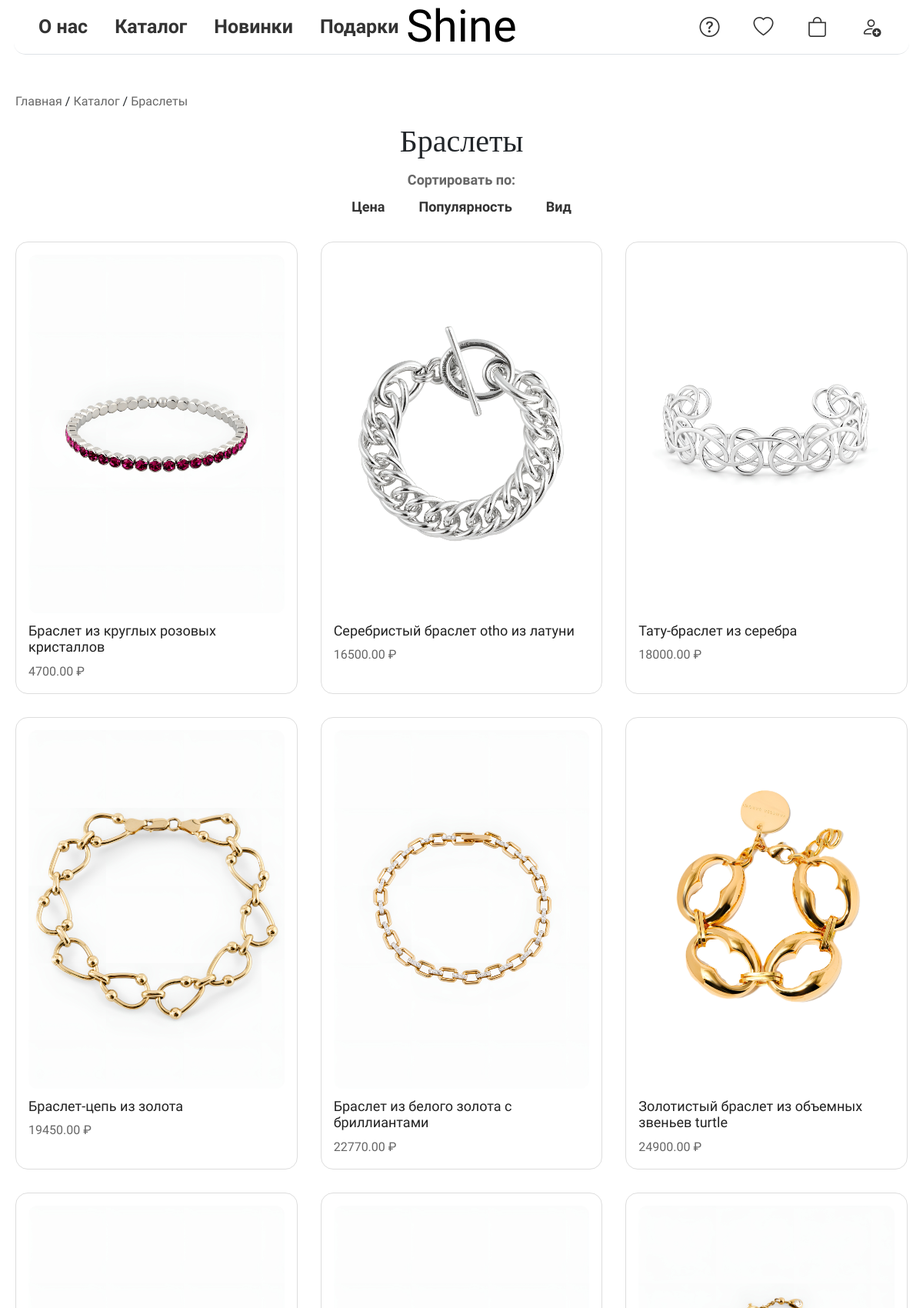
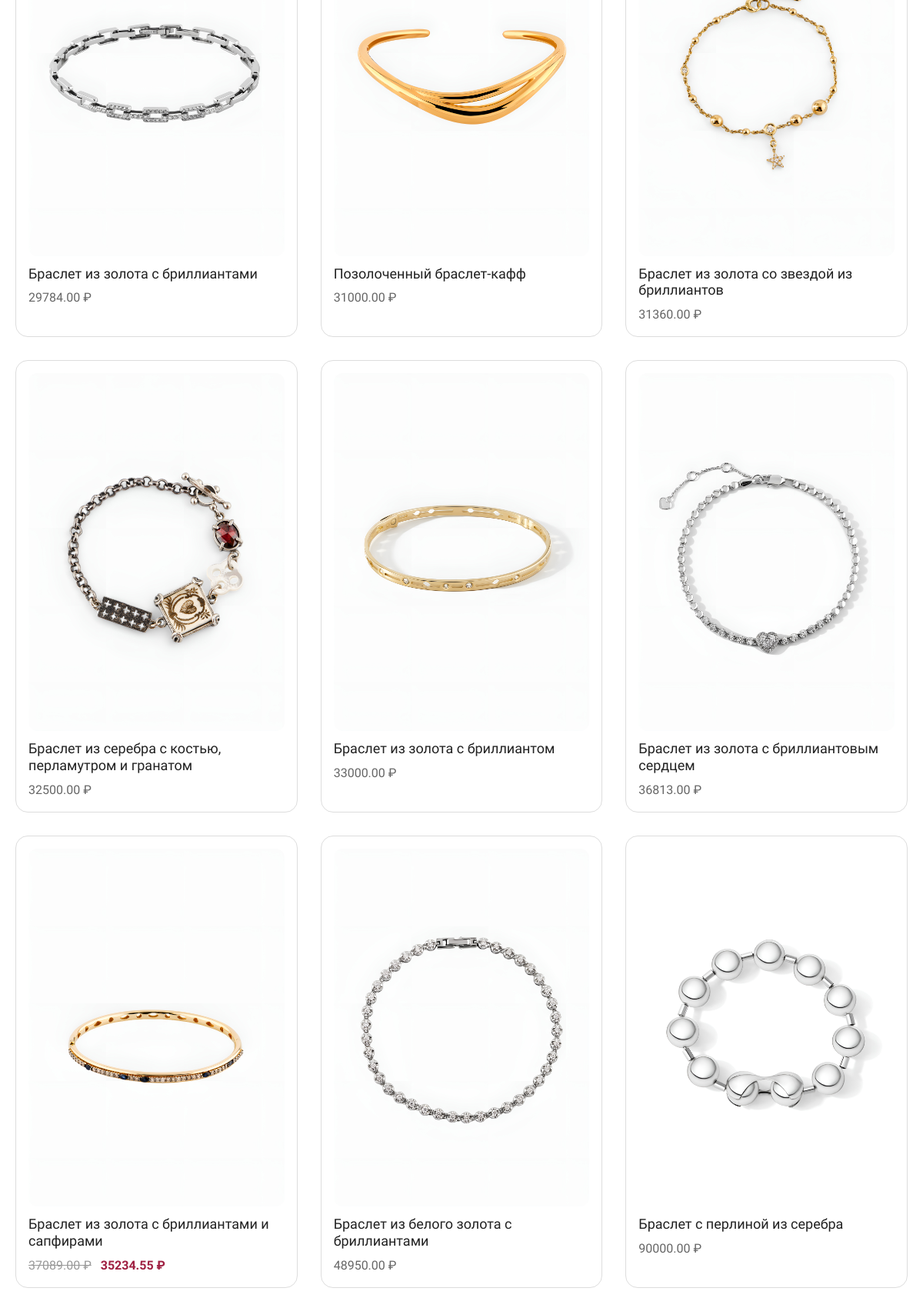
The app's page /category/2/?sort=price_asc (upper part) with its own data (2 pictures, top to bottom).
### webapp/models.py (models this page shows, shortened)
class TypeProduct(models.Model):
    image = models.ImageField(upload_to='media/type')
    name = models.CharField(max_length=200, verbose_name="Наименование категории")
    order = models.PositiveIntegerField(default=0, verbose_name="Порядок сортировки")
    class Meta:
        ordering = ['order', 'name']
        verbose_name = 'Категория'
        verbose_name_plural = 'Категории'

class ViewProduct(models.Model):
    TYPE_CHOICES = [
        ('all', 'Показать все'),
        ('gold', 'Золото'),
        ('silver', 'Серебро'),
    ]
    type_material = models.CharField(max_length=10,choices=TYPE_CHOICES, verbose_name="Вид материала",default='all')
    category = models.ForeignKey(TypeProduct, related_name='view_products', on_delete=models.CASCADE, verbose_name='Категория', null=True, blank=True)
    product = models.ImageField(upload_to='product', verbose_name="Изображение товара")
    name_product = models.CharField(max_length=200, verbose_name="Название")
    price = models.DecimalField(max_digits=10, decimal_places=2, verbose_name="Цена")
    quantity = models.PositiveIntegerField(default=0, verbose_name="Количество")
    is_active = models.BooleanField(default=True, verbose_name="Активен", db_index=True)
    views = models.PositiveIntegerField(default=0, verbose_name="Просмотры")
    created_at = models.DateTimeField(auto_now_add=True)
    updated_at = models.DateTimeField(auto_now=True)
    old_price = models.DecimalField(max_digits=10, decimal_places=2, blank=True, null=True, verbose_name='Старая цена')
    discount = models.DecimalField(max_digits=5, decimal_places=2, blank=True, null=True, verbose_name='Скидка (%)')
    final_price = models.DecimalField(max_digits=10, decimal_places=2, blank=True, null=True,verbose_name='Цена со скидкой')
    objects = ProductQuerySet.as_manager()
    class Meta:
        ordering = ['-created_at']
        verbose_name = 'Все товары'
        verbose_name_plural = 'Все товары'
        indexes = [models.Index(fields=['is_active']),]
    @property
    def price_with_currency(self):
        if self.discount:
            return f"<span class='old-price'>{self.price} ₽</span> <span class='discounted-price'>{self.final_price} ₽</span>"
        return f"{self.price} ₽"

### webapp/views.py (the view)
# urls.py: path('category/<int:category_id>/', views.product_list_by_category, name='product_list_by_category'),
def product_list_by_category(request, category_id):
    category = get_object_or_404(TypeProduct, id=category_id)
    products = ViewProduct.objects.filter(category=category).annotate(
        is_available=Case(
            When(is_active=True, quantity__gt=0, then=Value(1)),
            default=Value(0),
            output_field=IntegerField()
        )
    )
    sort = request.GET.get('sort')
    if sort == 'price_asc':
        products = products.order_by('-is_available', 'price')
    elif sort == 'price_desc':
        products = products.order_by('-is_available', '-price')
    elif sort == 'popularity_asc':
        products = products.order_by('-is_available', 'views')
    elif sort == 'popularity_desc':
        products = products.order_by('-is_available', '-views')
    else:
        products = products.order_by('-is_available', '-created_at')
    material = request.GET.get('material')
    if material in ['gold', 'silver']:
        products = products.filter(type_material=material)
    return render(request, 'category.html', {
        'category': category,
        'products': products,
        'current_sort': sort,
        'current_material': material,
    })

### templates/category.html (shortened to what this page needs)
{% extends "base.html" %}
{% load static %}
{% block content %}
<div class="shine-category-section">
<div class="shine-breadcrumb">
    <a href="{% url 'main' %}" class="shine-breadcrumb-link">Главная</a> /
    <a href="{% url 'helper' %}" class="shine-breadcrumb-link">Каталог</a> /
    <span class="shine-breadcrumb-link">{{ category.name }}</span>
  </div>
    <div class="shine-category-header">
        <h1 class="shine-category-title">{{ category.name }}</h1>
    </div>
    <div class="shine-sort-controls">
            <span>Сортировать по:</span>
    </div>
    <div class="sort-menu">
        <div class="sort-dropdown">
            <button class="sort-button">Цена</button>
        </div>
        <div class="sort-dropdown">
            <button class="sort-button">Популярность</button>
        </div>
        <div class="sort-dropdown">
            <button class="sort-button">Вид</button>
        </div>
    </div>
<div class="shine-category-wrapper">
    {% if products %}
        <div class="shine-product-list">
            {% for product in products %}
               <div class="shine-product-item {% if not product.is_active or product.quantity == 0 %}not-available{% endif %}">
    {% if product.is_active and product.quantity > 0 %}
        <a href="{% url 'product_view' product.pk %}" class="shine-product-link">
    {% else %}
        <div class="shine-product-link">
    {% endif %}
        <img src="{{ product.product.url }}" alt="{{ product.name_product }}" class="shine-product-img">
        <h3 class="shine-product-name">{{ product.name_product }}</h3>
    {% if product.is_active and product.quantity > 0 %}
        </a>
    {% else %}
        </div>
    {% endif %}
    <div class="shine-product-meta">
        {% if product.is_active and product.quantity > 0 %}
            <span class="shine-product-price">{{ product.price_with_currency|safe }}</span>
        {% else %}
            <span class="shine-product-unavailable">Нет в наличии</span>
        {% endif %}
    </div>
</div>
            {% endfor %}
        </div>
    {% else %}
        <p class="shine-no-products-msg">В данной категории пока нет товаров.</p>
    {% endif %}
</div>
{% endblock %}

### webapp/static/css/style.css (style rules this page uses)
html, body { height: 100%; margin: 0; }
body { display: flex; flex-direction: column; }
.shine-breadcrumb { font-family: "Bellota", system-ui; margin: 20px 0; font-size: 16px; }
.shine-breadcrumb-link { text-decoration: none; color: #666 !important; }
.shine-category-section { margin: auto; max-width:1720px; padding: 100px 20px; }
.shine-category-wrapper { display: flex; flex-wrap: wrap; justify-content: space-between; }
.shine-category-header { text-align: center; }
.shine-category-title { font-family: "Great Vibes", cursive; font-size: 40px; font-weight: 400; }
.shine-product-list { display: grid; grid-template-columns: repeat(auto-fit, minmax(300px, 1fr)); gap: 30px; }
.shine-product-item { border: 1px solid #ddd; border-radius: 16px; padding: 16px; background-color: #fff; transition: transform 0.3s ease; }
.shine-product-img { pointer-events: none; width: 100%; height: auto; border-radius: 12px; }
.shine-product-name { font-family: "Bellota", system-ui; text-decoration: none; font-size: 18px; margin-top: 12px; color: #222; }
.shine-product-link { text-decoration: none; color: inherit; }
.shine-product-meta { margin-top: 8px; }
.shine-product-price { font-family: "Bellota", system-ui; font-weight: 400; font-size: 16px; color: #666; }
.sort-menu { display: flex; gap: 20px; margin-bottom: 24px; justify-content: center; flex-wrap: wrap; }
.shine-sort-controls { font-size: 18px; color: #666; font-family: "Bellota", system-ui; }
.shine-sort-controls span { display:flex; justify-content:center; font-weight: bold; }
.sort-dropdown { position: relative; }
.sort-button { font-family: "Bellota", system-ui; background: none; border: none; font-weight: bold; font-size: 18px; cursor: pointer; padding: 8px 12px; color: #333; transition: color 0.3s ease; }
.old-price { text-decoration: line-through; color: #999; margin-right: 8px; }
.discounted-price { color: #9F2042; font-weight: bold; }

### records on screen
TypeProduct: name "Браслеты"
ViewProduct: product (picture), name_product "Браслет из круглых розовых кристаллов", price_with_currency "4700.00 ₽"
ViewProduct: product (picture), name_product "Серебристый браслет otho из латуни", price_with_currency "16500.00 ₽"
ViewProduct: product (picture), name_product "Тату-браслет из серебра", price_with_currency "18000.00 ₽"
ViewProduct: product (picture), name_product "Браслет-цепь из золота", price_with_currency "19450.00 ₽"
ViewProduct: product (picture), name_product "Браслет из белого золота с бриллиантами", price_with_currency "22770.00 ₽"
ViewProduct: product (picture), name_product "Золотистый браслет из объемных звеньев turtle", price_with_currency "24900.00 ₽"
ViewProduct: product (picture), name_product "Браслет из золота с бриллиантами", price_with_currency "29784.00 ₽"
ViewProduct: product (picture), name_product "Позолоченный браслет-кафф", price_with_currency "31000.00 ₽"
ViewProduct: product (picture), name_product "Браслет из золота со звездой из бриллиантов", price_with_currency "31360.00 ₽"
ViewProduct: product (picture), name_product "Браслет из серебра с костью, перламутром и гранатом", price_with_currency "32500.00 ₽"
ViewProduct: product (picture), name_product "Браслет из золота с бриллиантом", price_with_currency "33000.00 ₽"
ViewProduct: product (picture), name_product "Браслет из золота с бриллиантовым сердцем", price_with_currency "36813.00 ₽"
ViewProduct: product (picture), name_product "Браслет из золота с бриллиантами и сапфирами", price_with_currency "37089.00 ₽ 35234.55 ₽"
ViewProduct: product (picture), name_product "Браслет из белого золота с бриллиантами", price_with_currency "48950.00 ₽"
ViewProduct: product (picture), name_product "Браслет с перлиной из серебра", price_with_currency "90000.00 ₽"
